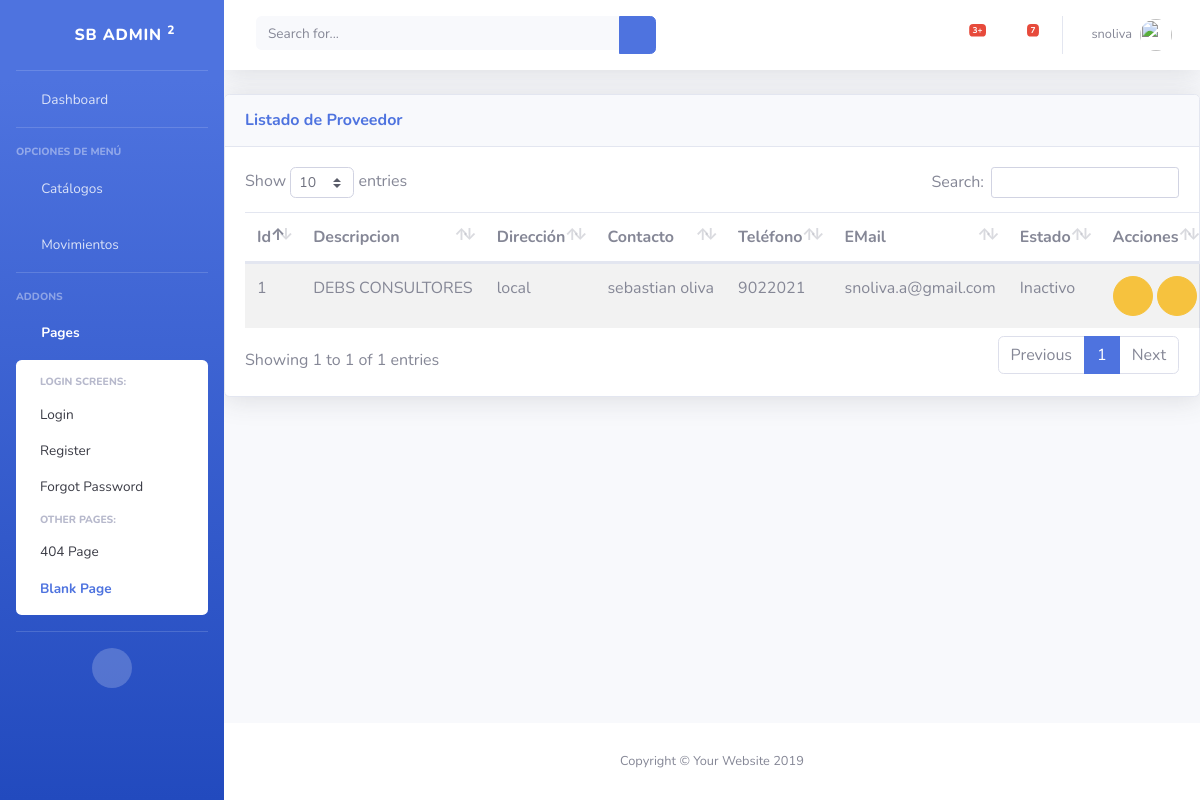
Page /cmp/proveedores/ (signed in) on the committed database.
### cmp/models.py (models this page shows, shortened)
class Proveedor(ClaseModelo):
    descripcion = models.CharField(
        max_length=100,
        unique=True
    )
    direccion = models.CharField(
        max_length=250,
        null=True,
        blank=True
    )
    contacto = models.CharField(
        max_length=100
    )
    telefono=models.CharField(
        max_length=10,
        null=True,
        blank=True
    )
    email = models.CharField(
        max_length=250,
        null=True,
        blank=True
    )
    class Meta:
        verbose_name_plural = 'Proveedores'

### cmp/views.py (the view)
# urls.py: path('proveedores/',ProveedorView.as_view(), name="proveedor_list"),
class ProveedorView(SinPrivilegios, ListView):
    model = Proveedor
    template_name = "cmp/proveedor_list.html"
    context_object_name = "obj"
    permission_required="cmp.view_proveedor"

### cmp/templates/cmp/proveedor_list.html (shortened to what this page needs)
{% extends 'base/base.html' %}
{% block page_content %}
<div class="card shadow mb-4">
  <div class="card-header py-3 d-flex flex-row align-items-center justify-content-between">
    <h6 class="m-0 font-weight-bold text-primary">Listado de Proveedor</h6>
    <div class="dropdown no-arrow">
      <a class="dropdown-toggle" href="#" role="button" id="dropdownMenuLink" data-toggle="dropdown" aria-haspopup="true" aria-expanded="false">
        <i class="fas fa-ellipsis-v fa-sm fa-fw text-gray-400"></i>
      </a>
    </div>
  </div>
  <div class="card-body">
    <table class="table table-striped table-hover dt-responsive nowrap" style="width:100%">
      <thead>
        <th>Id</th>
        <th>Descripcion</th>
        <th>Dirección</th>
        <th>Contacto</th>
        <th>Teléfono</th>
        <th>EMail</th>
        <th>Estado</th>
        <th class="all">Acciones</th>
      </thead>
      <tbody>
        {% for item in obj%}
        <tr>
          <td>{{ item.id }}</td>
          <td>{{ item.descripcion }}</td>
          <td>{{item.direccion}}</td>
          <td>{{ item.contacto }}</td>
          <td>{{ item.telefono }}</td>
          <td>{{ item.email }}</td>
          <td>{{item.estado|yesno:"Activo,Inactivo"}}</td>
          <td>
            <button class="btn btn-warning btn-circle" onclick="return abrir_modal('{% url 'cmp:proveedor_edit' item.id %}')"><i class="far fa-edit"></i></button>
            <button class="btn btn-warning btn-circle" onclick="return abrir_modal('{% url 'cmp:proveedor_inactivar' item.id %}')">
              <i class="far fa-thumbs-down"></i>
            </button>
          </td>
        </tr>
        {% endfor %}
      </tbody>
    </table>
  </div>
</div>
{% endblock %}

### templates/base/base.html (shortened to what this page needs)
{% load static %}
<!DOCTYPE html>
<html lang="en">
<head>
  <link rel="stylesheet"  href="{% static 'base/vendor/fontawesome-free/css/all.min.css' %}" type="text/css">
  <link rel="stylesheet"  href="{% static 'base/css/sb-admin-2.min.css' %}">
  <link href="{%static 'base/vendor/datatables/dataTables.bootstrap4.min.css' %}" rel="stylesheet">
  <link rel="stylesheet" href="{% static 'base/vendor/jquery_confirm/jquery-confirm.min.css' %}">
   <link rel="stylesheet" href="https://cdnjs.cloudflare.com/ajax/libs/jquery-datetimepicker/2.5.20/jquery.datetimepicker.min.css" />
</head>
<body id="page-top" class="bg-gradient-primary">
    {% block side_bar %}
  <div id="wrapper">
    <ul class="navbar-nav bg-gradient-primary sidebar sidebar-dark accordion" id="accordionSidebar">
      <a class="sidebar-brand d-flex align-items-center justify-content-center" href="{% url 'bases:home' %}">
        <div class="sidebar-brand-icon rotate-n-15">
          <i class="fas fa-laugh-wink"></i>
        </div>
        <div class="sidebar-brand-text mx-3">SB Admin <sup>2</sup></div>
      </a>
      <hr class="sidebar-divider my-0">
      <li class="nav-item">
        <a class="nav-link" href="{% url 'bases:home' %}">
          <i class="fas fa-fw fa-tachometer-alt"></i>
          <span>Dashboard</span></a>
      </li>
      <hr class="sidebar-divider">
      <div class="sidebar-heading">
        Opciones de Menú
      </div>
      <li class="nav-item">
        <a class="nav-link collapsed" href="#" data-toggle="collapse" data-target="#collapseTwo" aria-expanded="true" aria-controls="collapseTwo">
          <i class="fas fa-fw fa-cog"></i>
          <span>Catálogos</span>
        </a>
      </li>
      <li class="nav-item {% if cmp_url in request.path  %} active {% endif %}">
        <a class="nav-link collapsed" href="#" data-toggle="collapse" data-target="#collapseCompras" aria-expanded="true" aria-controls="collapseCompras">
          <i class="fas fa-fw fa-truck"></i>
          <span>Movimientos</span>
        </a>
      </li>
      <hr class="sidebar-divider">
      <div class="sidebar-heading">
        Addons
      </div>
      <li class="nav-item active">
        <a class="nav-link" href="#" data-toggle="collapse" data-target="#collapsePages" aria-expanded="true" aria-controls="collapsePages">
          <i class="fas fa-fw fa-folder"></i>
          <span>Pages</span>
        </a>
        <div id="collapsePages" class="collapse show" aria-labelledby="headingPages" data-parent="#accordionSidebar">
          <div class="bg-white py-2 collapse-inner rounded">
            <h6 class="collapse-header">Login Screens:</h6>
            <a class="collapse-item" href="login.html">Login</a>
            <a class="collapse-item" href="register.html">Register</a>
            <a class="collapse-item" href="forgot-password.html">Forgot Password</a>
            <h6 class="collapse-header">Other Pages:</h6>
            <a class="collapse-item" href="404.html">404 Page</a>
            <a class="collapse-item active" href="blank.html">Blank Page</a>
          </div>
        </div>
      </li>
      <hr class="sidebar-divider d-none d-md-block">
      <div class="text-center d-none d-md-inline">
        <button class="rounded-circle border-0" id="sidebarToggle"></button>
      </div>
    </ul>
    {% endblock side_bar %}
    <div id="content-wrapper" class="d-flex flex-column">
      <div id="content">
        {% block top_bar %}
        <nav class="navbar navbar-expand navbar-light bg-white topbar mb-4 static-top shadow">
          <form class="d-none d-sm-inline-block form-inline mr-auto ml-md-3 my-2 my-md-0 mw-100 navbar-search">
            <div class="input-group">
              <input type="text" class="form-control bg-light border-0 small" placeholder="Search for..." aria-label="Search" aria-describedby="basic-addon2">
              <div class="input-group-append">
                <button class="btn btn-primary" type="button">
                  <i class="fas fa-search fa-sm"></i>
                </button>
              </div>
            </div>
          </form>
          <ul class="navbar-nav ml-auto">
            <li class="nav-item dropdown no-arrow mx-1">
              <a class="nav-link dropdown-toggle" href="#" id="alertsDropdown" role="button" data-toggle="dropdown" aria-haspopup="true" aria-expanded="false">
                <i class="fas fa-bell fa-fw"></i>
                <span class="badge badge-danger badge-counter">3+</span>
              </a>
            </li>
            <li class="nav-item dropdown no-arrow mx-1">
              <a class="nav-link dropdown-toggle" href="#" id="messagesDropdown" role="button" data-toggle="dropdown" aria-haspopup="true" aria-expanded="false">
                <i class="fas fa-envelope fa-fw"></i>
                <span class="badge badge-danger badge-counter">7</span>
              </a>
            </li>
            <li class="nav-item dropdown no-arrow">
              <a class="nav-link dropdown-toggle" href="#" id="userDropdown" role="button" data-toggle="dropdown" aria-haspopup="true" aria-expanded="false">
                <span class="mr-2 d-none d-lg-inline text-gray-600 small">{{user.username}}</span>
                <img class="img-profile rounded-circle" src="{% static 'base/img/user.png' %}">
              </a>
            </li>
          </ul>
        </nav>
        {% endblock top_bar %}
        {% block page_content %}{% endblock page_content %}
        {% block footer%}
      </div>
      <footer class="sticky-footer bg-white">
        <div class="container my-auto">
          <div class="copyright text-center my-auto">
            <span>Copyright &copy; Your Website 2019</span>
          </div>
        </div>
      </footer>
    </div>
  </div>
  {% endblock footer %}
</body>
</html>

### rows in the picture
Proveedor: id "1", descripcion "DEBS CONSULTORES", direccion "local", contacto "sebastian oliva", telefono "9022021", email "snoliva.a@gmail.com", estado "Inactivo"

### other values in the picture
{{ user.username }} "snoliva"
